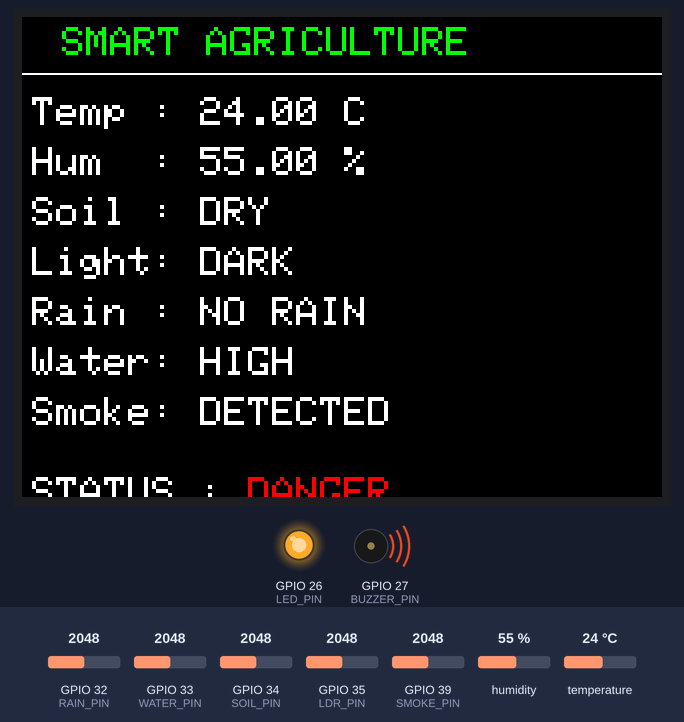
Bench run of a sketch on a simulated ESP32. Shown: 320×240 colour display, output pins drawn as LEDs (lit = HIGH), buzzer (waves = sounding, pin HIGH). The inputs (shaded band) are chosen by the test bench; at power-on: GPIO 35 (LDR_PIN) = 2048, GPIO 32 (RAIN_PIN) = 2048, GPIO 33 (WATER_PIN) = 2048, GPIO 34 (SOIL_PIN) = 2048, GPIO 39 (SMOKE_PIN) = 2048, humidity 55 %, temperature 24 °C. WiFi joins after 1.5 s; servers stay silent unless stated; what the sketch prints to the serial monitor is not drawn.

Above: at 5.3 s.
5.4 s: GPIO 35 (LDR_PIN) set to 1968
At 7.2 s:
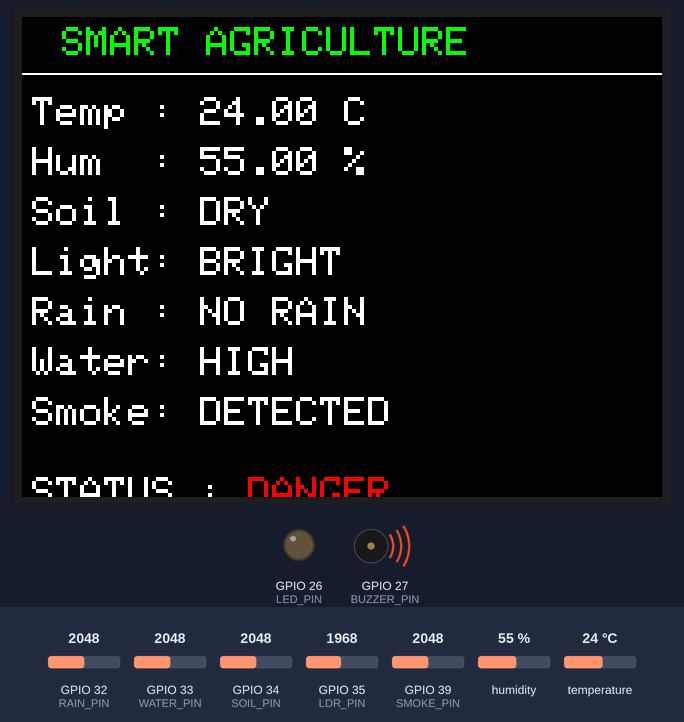
7.8 s: GPIO 32 (RAIN_PIN) set to 1553
9.7 s: GPIO 32 (RAIN_PIN) set to 1435
At 11.5 s:
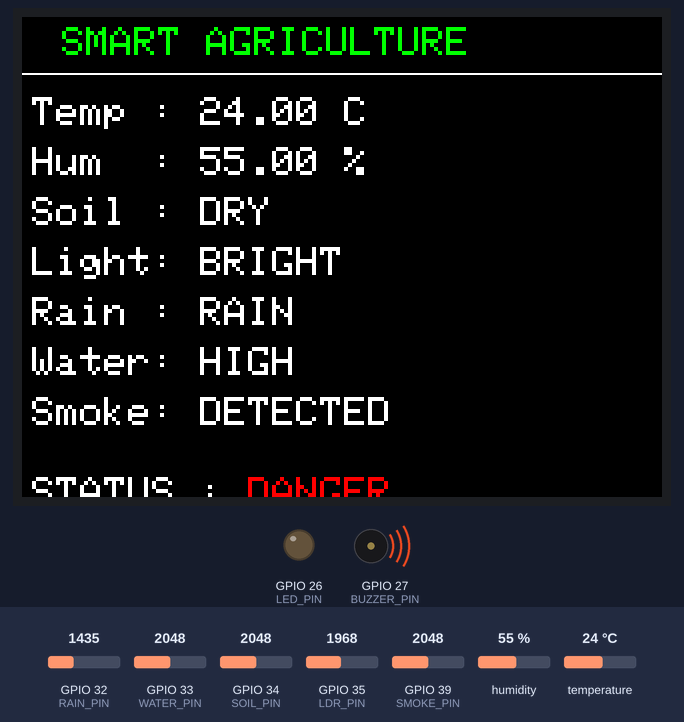
12.1 s: GPIO 33 (WATER_PIN) set to 1538
13.9 s: GPIO 33 (WATER_PIN) set to 1441
At 15.7 s:
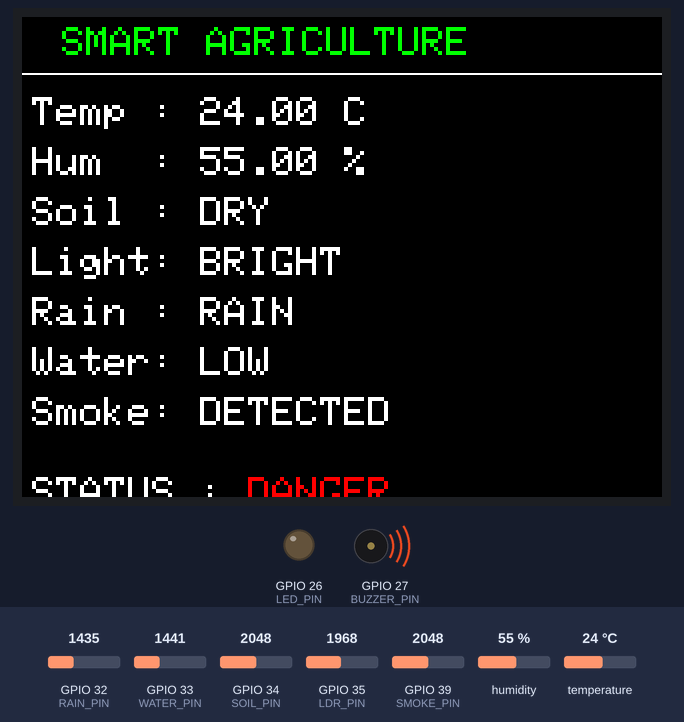
16.3 s: GPIO 34 (SOIL_PIN) set to 1460
At 18.4 s:
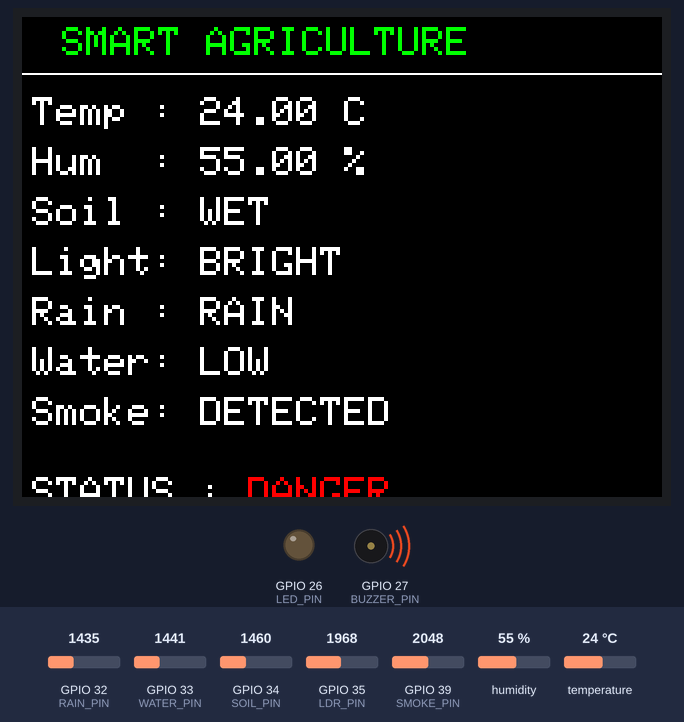
Timing chart, 0 to 19.5 s (numbered marks = the images above; inputs shaded):
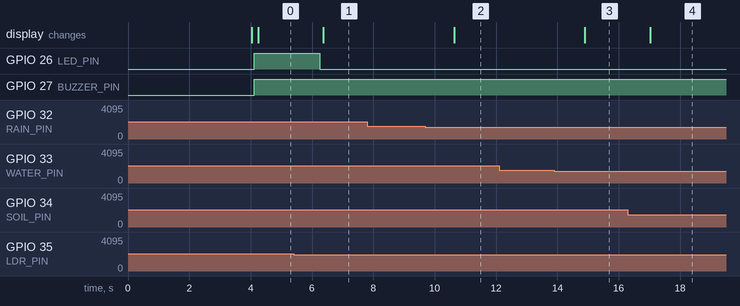

Measured:
- the behaviour switches between 2001 and 2000 on GPIO 35 (LDR_PIN) (found by bisection; images 0 and 1)
- the behaviour switches between 1500 and 1499 on GPIO 32 (RAIN_PIN) (found by bisection; images 1 and 2)
- the behaviour switches between 1500 and 1499 on GPIO 33 (WATER_PIN) (found by bisection; images 2 and 3)
- after the input at 5.4 s, GPIO 26 (LED_PIN): HIGH → LOW after 0.85 s; the display: changes after 0.97 s (image 1)
- after the input at 7.8 s, every drawn part: stays the same
- after the input at 9.7 s, the display: changes after 0.93 s (image 2)
- after the input at 12.1 s, every drawn part: stays the same
- after the input at 13.9 s, the display: changes after 0.99 s (image 3)
- after the input at 16.3 s, the display: changes after 0.72 s (image 4)

The sketch:

project1.ino.ino
```cpp
/*****************************************************
 * AI SMART AGRICULTURE MONITORING SYSTEM
 * Developed by : ANKIT TIWARI
 * Board : ESP32 DevKit V1
 *****************************************************/

//================= BLYNK =================
#define BLYNK_TEMPLATE_ID "TMPL3mpwubS63"
#define BLYNK_TEMPLATE_NAME "Smart Plant health monitoring and safety"
#define BLYNK_AUTH_TOKEN "nMsocFl0glzjNeLUVdxXOgaajrpWAKWJ"

//================ LIBRARIES ===============
#include <WiFi.h>
#include <BlynkSimpleEsp32.h>
#include <SPI.h>
#include <DHT.h>
#include <Adafruit_GFX.h>
#include <Adafruit_ST7789.h>

//================ WIFI ====================
char ssid[] = "ANKIT";
char pass[] = "12345678";

//================ TFT =====================
#define TFT_CS   5
#define TFT_DC   2
#define TFT_RST  15

Adafruit_ST7789 tft = Adafruit_ST7789(TFT_CS, TFT_DC, TFT_RST);

//================ SENSOR PINS =============
#define DHTPIN      4
#define DHTTYPE     DHT22

#define SOIL_PIN    34
#define LDR_PIN     35
#define RAIN_PIN    32
#define WATER_PIN   33
#define SMOKE_PIN   39

#define BUZZER_PIN  27
#define LED_PIN     26

//================ LIMITS ==================
#define TEMP_LIMIT     35
#define HUM_LIMIT      80

#define SOIL_LIMIT     1800
#define LIGHT_LIMIT    2000
#define RAIN_LIMIT     1500
#define WATER_LIMIT    1500
#define SMOKE_LIMIT    500

//================ OBJECTS =================
DHT dht(DHTPIN, DHTTYPE);

BlynkTimer timer;

//================ VARIABLES ===============

float temperature;
float humidity;

int soilValue;
int lightValue;
int rainValue;
int waterValue;
int smokeValue;

String soilStatus;
String lightStatus;
String rainStatus;
String waterStatus;
String smokeStatus;
String systemStatus;

//============== ALERT FLAGS ===============

bool tempAlert=false;
bool humAlert=false;
bool soilAlert=false;
bool rainAlert=false;
bool waterAlert=false;
bool smokeAlert=false;

//=========== FUNCTION DECLARATION =========

void readSensors();
void serialMonitor();
void displayData();
void sendToBlynk();

//==========================================

void setup()
{
Serial.begin(115200);

dht.begin();

pinMode(BUZZER_PIN,OUTPUT);
pinMode(LED_PIN,OUTPUT);

digitalWrite(BUZZER_PIN,LOW);
digitalWrite(LED_PIN,LOW);

// TFT

tft.init(240,320);
tft.setRotation(1);
tft.fillScreen(ST77XX_BLACK);

tft.setTextColor(ST77XX_GREEN);
tft.setTextSize(3);
tft.setCursor(15,20);
tft.println("SMART");

tft.setCursor(15,60);
tft.println("AGRICULTURE");

tft.drawLine(0,100,320,100,ST77XX_WHITE);

tft.setTextSize(2);
tft.setCursor(20,130);
tft.println("Initializing...");

delay(2000);

// WiFi + Blynk

Blynk.begin(BLYNK_AUTH_TOKEN,ssid,pass);

timer.setInterval(2000L,sendToBlynk);

tft.fillScreen(ST77XX_BLACK);

Serial.println();
Serial.println("=================================");
Serial.println("SMART AGRICULTURE SYSTEM");
Serial.println("ESP32 READY");
Serial.println("=================================");
}

void loop()
{
Blynk.run();
timer.run();

readSensors();
serialMonitor();
displayData();

delay(2000);
}
//==================================================
// READ ALL SENSORS
//==================================================

void readSensors()
{
  // Read DHT22
  temperature = dht.readTemperature();
  humidity = dht.readHumidity();

  // Read Analog Sensors
  soilValue = analogRead(SOIL_PIN);
  lightValue = analogRead(LDR_PIN);
  rainValue = analogRead(RAIN_PIN);
  waterValue = analogRead(WATER_PIN);
  smokeValue = analogRead(SMOKE_PIN);

  //========================
  // SOIL MOISTURE
  //========================
  if (soilValue < SOIL_LIMIT)
  {
    soilStatus = "WET";
  }
  else
  {
    soilStatus = "DRY";
  }

  //========================
  // LDR
  // (> LIMIT = DARK)
  //========================
  if (lightValue > LIGHT_LIMIT)
  {
    lightStatus = "DARK";
    digitalWrite(LED_PIN, HIGH);      // LED ON
  }
  else
  {
    lightStatus = "BRIGHT";
    digitalWrite(LED_PIN, LOW);       // LED OFF
  }

  //========================
  // RAIN SENSOR
  //========================
  if (rainValue < RAIN_LIMIT)
  {
    rainStatus = "RAIN";
  }
  else
  {
    rainStatus = "NO RAIN";
  }

  //========================
  // WATER LEVEL
  //========================
  if (waterValue < WATER_LIMIT)
  {
    waterStatus = "LOW";
  }
  else
  {
    waterStatus = "HIGH";
  }

  //========================
  // SMOKE SENSOR
  //========================
  if (smokeValue > SMOKE_LIMIT)
  {
    smokeStatus = "DETECTED";
    digitalWrite(BUZZER_PIN, HIGH);
  }
  else
  {
    smokeStatus = "SAFE";
    digitalWrite(BUZZER_PIN, LOW);
  }

  //========================
  // SYSTEM STATUS
  //========================

  systemStatus = "SAFE";

  if (temperature > TEMP_LIMIT)
    systemStatus = "WARNING";

  if (humidity > HUM_LIMIT)
    systemStatus = "WARNING";

  if (soilValue < SOIL_LIMIT)
    systemStatus = "WARNING";

  if (rainValue < RAIN_LIMIT)
    systemStatus = "WARNING";

  if (waterValue < WATER_LIMIT)
    systemStatus = "WARNING";

  if (smokeValue > SMOKE_LIMIT)
    systemStatus = "DANGER";
}
//==================================================
// SERIAL MONITOR
//==================================================

void serialMonitor()
{
  Serial.println();
  Serial.println("========================================");
  Serial.println(" SMART AGRICULTURE SYSTEM");
  Serial.println("========================================");

  Serial.print("Temperature : ");
  Serial.print(temperature);
  Serial.println(" C");

  Serial.print("Humidity    : ");
  Serial.print(humidity);
  Serial.println(" %");

  Serial.print("Soil Value  : ");
  Serial.print(soilValue);
  Serial.print("  --> ");
  Serial.println(soilStatus);

  Serial.print("Light Value : ");
  Serial.print(lightValue);
  Serial.print("  --> ");
  Serial.println(lightStatus);

  Serial.print("Rain Value  : ");
  Serial.print(rainValue);
  Serial.print("  --> ");
  Serial.println(rainStatus);

  Serial.print("Water Level : ");
  Serial.print(waterValue);
  Serial.print("  --> ");
  Serial.println(waterStatus);

  Serial.print("Smoke Value : ");
  Serial.print(smokeValue);
  Serial.print("  --> ");
  Serial.println(smokeStatus);
  smokeValue = analogRead(39);

Serial.print("GPIO39 = ");
Serial.println(smokeValue);

  Serial.println("----------------------------------------");

  Serial.print("SYSTEM STATUS : ");
  Serial.println(systemStatus);

  Serial.println("========================================");
}

//==================================================
// TFT DISPLAY
//==================================================

void displayData()
{
  tft.fillScreen(ST77XX_BLACK);

  // Heading
  tft.setTextColor(ST77XX_GREEN);
  tft.setTextSize(2);

  tft.setCursor(20,5);
  tft.println("SMART AGRICULTURE");

  tft.drawLine(0,28,320,28,ST77XX_WHITE);

  tft.setTextColor(ST77XX_WHITE);
  tft.setTextSize(2);

  tft.setCursor(5,40);
  tft.print("Temp : ");
  tft.print(temperature);
  tft.println(" C");

  tft.setCursor(5,65);
  tft.print("Hum  : ");
  tft.print(humidity);
  tft.println(" %");

  tft.setCursor(5,90);
  tft.print("Soil : ");
  tft.println(soilStatus);

  tft.setCursor(5,115);
  tft.print("Light: ");
  tft.println(lightStatus);

  tft.setCursor(5,140);
  tft.print("Rain : ");
  tft.println(rainStatus);

  tft.setCursor(5,165);
  tft.print("Water: ");
  tft.println(waterStatus);

  tft.setCursor(5,190);
  tft.print("Smoke: ");
  tft.println(smokeStatus);

  tft.setCursor(5,230);
  tft.print("STATUS : ");

  if(systemStatus == "SAFE")
  {
    tft.setTextColor(ST77XX_GREEN);
  }
  else if(systemStatus == "WARNING")
  {
    tft.setTextColor(ST77XX_YELLOW);
  }
  else
  {
    tft.setTextColor(ST77XX_RED);
  }

  tft.println(systemStatus);
}
//==================================================
// BLYNK UPDATE + ALERTS
//==================================================

void sendToBlynk()
{
  // Send Sensor Values
  Blynk.virtualWrite(V0, temperature);
  Blynk.virtualWrite(V1, humidity);
  Blynk.virtualWrite(V2, soilValue);
  Blynk.virtualWrite(V3, lightValue);
  Blynk.virtualWrite(V4, rainValue);
  Blynk.virtualWrite(V5, waterValue);
  Blynk.virtualWrite(V6, smokeValue);
  Blynk.virtualWrite(V7, systemStatus);

  //================ Temperature ==================
  if (temperature > TEMP_LIMIT)
  {
    if (!tempAlert)
    {
      Blynk.logEvent("temperature", "High Temperature Detected!");
      tempAlert = true;
    }
  }
  else
  {
    tempAlert = false;
  }

  //================ Humidity =====================
  if (humidity > HUM_LIMIT)
  {
    if (!humAlert)
    {
      Blynk.logEvent("humidity", "High Humidity Detected!");
      humAlert = true;
    }
  }
  else
  {
    humAlert = false;
  }

  //================ Soil =========================
  if (soilValue < SOIL_LIMIT)
  {
    if (!soilAlert)
    {
      Blynk.logEvent("soil", "Soil is Dry");
      soilAlert = true;
    }
  }
  else
  {
    soilAlert = false;
  }

  //================ Rain =========================
  if (rainValue < RAIN_LIMIT)
  {
    if (!rainAlert)
    {
      Blynk.logEvent("rain", "Rain Detected");
      rainAlert = true;
    }
  }
  else
  {
    rainAlert = false;
  }

  //================ Water Level ==================
  if (waterValue < WATER_LIMIT)
  {
    if (!waterAlert)
    {
      Blynk.logEvent("water", "Water Tank Low");
      waterAlert = true;
    }
  }
  else
  {
    waterAlert = false;
  }

  //================ Smoke ========================
  if (smokeValue > SMOKE_LIMIT)
  {
    if (!smokeAlert)
    {
      Blynk.logEvent("smoke", "Smoke Detected");
      smokeAlert = true;
    }
  }
  else
  {
    smokeAlert = false;
  }
}
```
